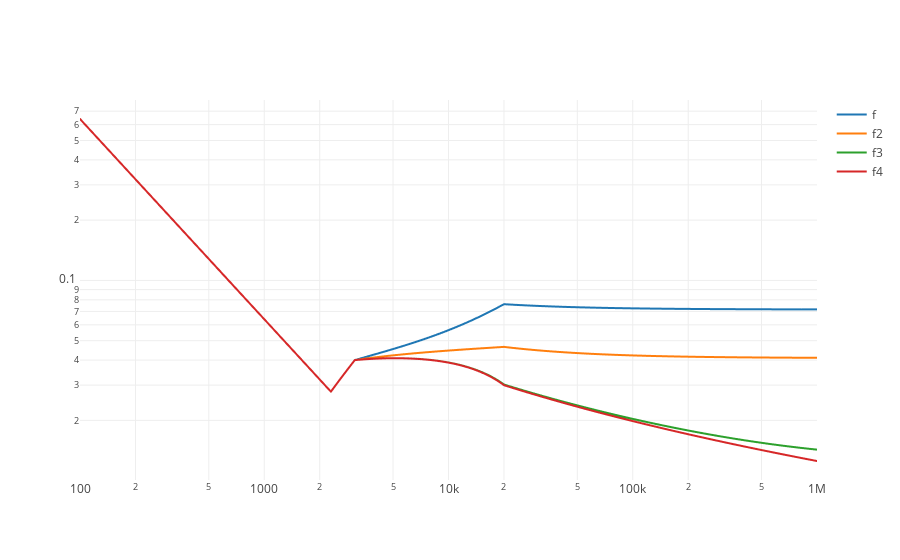

The notebook cell saved with this chart:
### Markdown cell above
Построение графика (долго)

### Code cell
trace = go.Scattergl(
    x = re_list,
    y = f_list,
    name = 'f',
    mode = 'lines'
)

trac2 = go.Scattergl(
    x = re_list,
    y = f_list2,
    name = 'f2',
    mode = 'lines'
)

trac3 = go.Scattergl(
    x = re_list,
    y = f_llst3,
    name = 'f3' ,
    mode = 'lines'
)

trac4 = go.Scattergl(
    x = re_list,
    y = f_llst4,
    name = 'f4' ,
    mode = 'lines'
)




data = [trace, trac2, trac3, trac4]


plot()

### Figure 1 — Plotly figure (JSON) as saved in the notebook; plotly's stock layout.template omitted (floating-point values rounded to 4 significant figures; data arrays with more than 128 entries replaced by an {"elided": "..."} marker saying what was removed)
{"data": [{"mode": "lines", "name": "f", "type": "scattergl", "uid": "fa69ac5d-cd01-44e8-8211-01980f48bc17", "x": {"elided": "9999 int values"}, "y": {"elided": "9999 float values"}}, {"mode": "lines", "name": "f2", "type": "scattergl", "uid": "6535fcd8-e46d-43e6-9558-e4873dda0a36", "x": {"elided": "9999 int values"}, "y": {"elided": "9999 float values"}}, {"mode": "lines", "name": "f3", "type": "scattergl", "uid": "93f703a0-8ba0-4060-963f-658fe8100fb4", "x": {"elided": "9999 int values"}, "y": {"elided": "9999 float values"}}, {"mode": "lines", "name": "f4", "type": "scattergl", "uid": "e29d5572-ab36-4527-872c-8dfa7f4576d2", "x": {"elided": "9999 int values"}, "y": {"elided": "9999 float values"}}], "layout": {"xaxis": {"autorange": true, "type": "log"}, "yaxis": {"autorange": true, "type": "log"}}}
